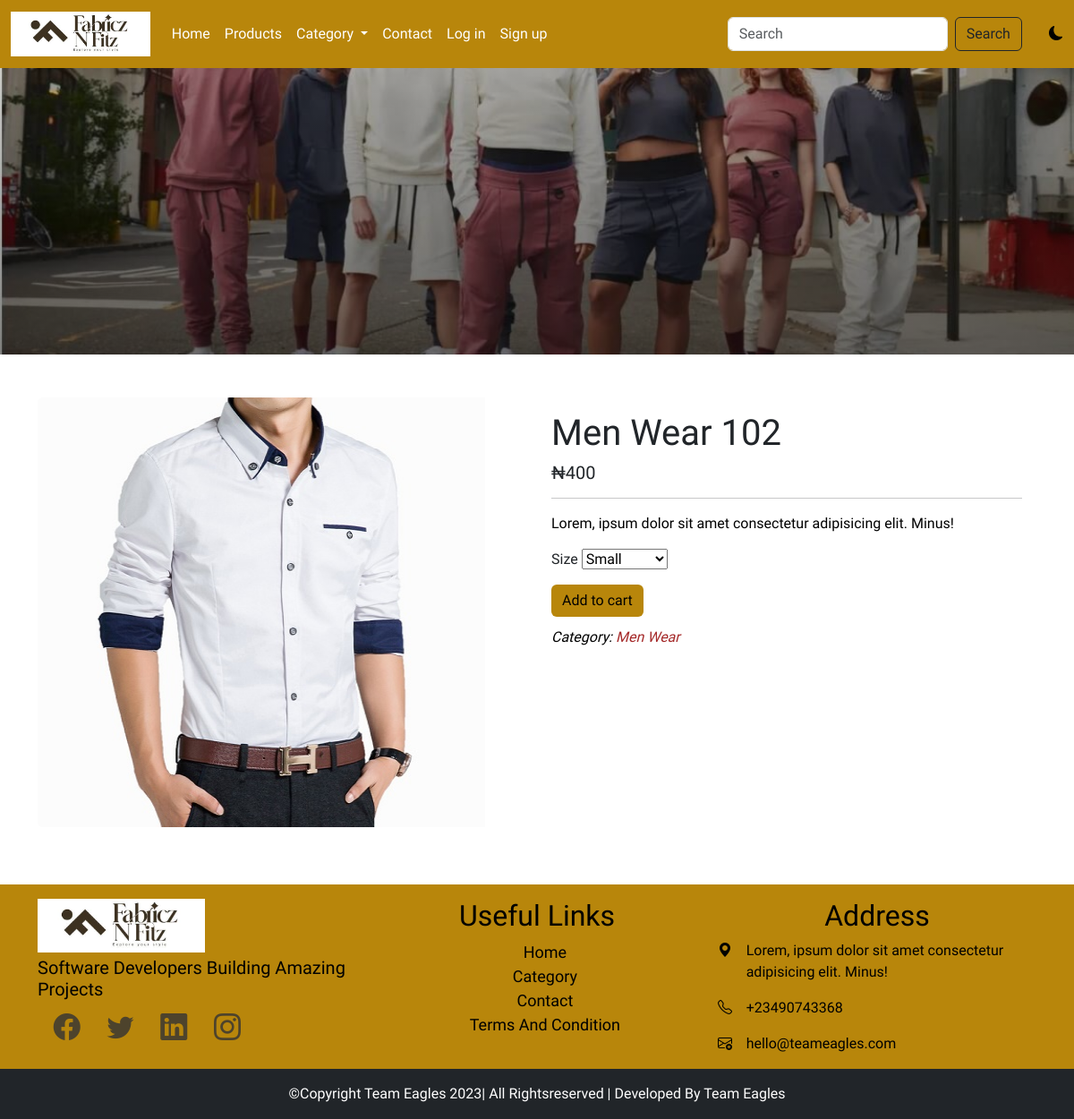
Page /detail/2/men-wear-102 on the committed database.
### main/models.py (models this page shows, shortened)
class AppInfo(models.Model):
    appname = models.CharField(max_length=50)
    logo = models.ImageField(upload_to = 'logo')
    banner = models.ImageField(upload_to='banner')
    carousel1 = models.ImageField(upload_to='carousel1')
    carousel2 = models.ImageField(upload_to='carousel2')
    carousel3 = models.ImageField(upload_to='carousel3')

class Product(models.Model):
    type = models.ForeignKey(Category, on_delete=models.CASCADE)
    name = models.CharField(max_length=50)
    slug = models.SlugField(unique=True)
    img = models.ImageField(upload_to='product')
    price = models.IntegerField()
    description = models.TextField()
    size = models.CharField(max_length=50, blank=True, null=True)
    popular = models.BooleanField(default=False)
    featured = models.BooleanField(default = False)
    upload = models.DateTimeField(auto_now_add=True)

class Category(models.Model):
    name = models.CharField(max_length=50)
    cating = models.ImageField(upload_to='cating')
    slug = models.SlugField(unique=True)
    def __str__(self):
        return self.name

### main/views.py (the view)
# urls.py: path('detail/<str:id>/<slug:slug>', views.detail,name='detail'),
def detail(request, id, slug):
    fdet = Product.objects.get(pk=id)
    fsize = Size.objects.all()
    context = {
        'fdet': fdet,
        'fsize': fsize
    }
    return render(request, 'detail.html', context)

### main/context_processor.py (called while the page is built)
def feature(request):
    info = AppInfo.objects.get(pk=1)
    categ = Category.objects.all()
    context = {
        'info':info,
        'categ':categ
    }
    return context

def cartcount(request):
    cart = Cart.objects.filter(user__username = request.user.username, paid=False)
    itemcount = 0
    for item in cart:
        itemcount += item.quantity
    context = {
        'itemcount': itemcount
    }
    return context

### main/templates/detail.html (shortened to what this page needs)
{% extends 'base.html' %}
{% block header %}{% include 'header.html' %} {% endblock header %}
{% block banner %} {% include 'banner.html' %}{% endblock banner %}
{% block content %}
<div class="container mt-5 mb-5">
  <div class="row det">
    <div class="card mb-3">
      <div class="row g-0">
        <div class="col-md-6">
          <img src="{{fdet.img.url}}" class="img-fluid rounded-start" style="height: 60vh;" width="500px">
        </div>
        <div class="col-md-6">
          <div class="card-body">
            <h1 class="card-title text-capitalize">{{fdet.name}}</h1>
            <h5 class="card-title">₦{{fdet.price}}</h5>
            <hr>
            <p class="card-text">{{fdet.description}}</p>
              <div class="mb-3">
                <label for="">Size</label>
                <select name="" id="">
                  {% for item in fsize %}
                  <option value="">{{item.wearsize|title}}</option>
                  {% endfor %}
                </select>
              </div>
              <form action="{% url 'add_to_cart' %}" method="POST">
                <button type="submit" class="btn btn-warning">Add to cart</button>
              </form>
            <p class="detcat">Category: <span>{{fdet.type}}</span></p>
          </div>
        </div>
      </div>
    </div>
  </div>
</div>
{% endblock content %}
{% block footer %}{% include 'footer.html' %}{% endblock footer %}

### main/templates/header.html (shortened to what this page needs)
<nav class="navbar navbar-expand-lg sticky-top">
    <div class="container-fluid">
      <a class="navbar-brand" href="#"
        ><img src="{{info.logo.url}}" alt="" style="height: 50px"
      /></a>
      <div class="collapse navbar-collapse" id="navbarSupportedContent">
        <ul class="navbar-nav me-auto mb-2 mb-lg-0">
          {% if user.is_authenticated %}
          <li class="nav-item">
            <a class="nav-link" aria-current="page" href="{% url 'home' %}">Home</a>
          </li>
          <li class="nav-item">
            <a class="nav-link" href="{% url 'products' %}">Products</a>
          </li>
          <li class="nav-item dropdown">
            <a
              class="nav-link dropdown-toggle"
              href="#"
              role="button"
              data-bs-toggle="dropdown"
              aria-expanded="false"
            >
              Category
            </a>
            <ul class="dropdown-menu">
              {% for item  in categ %}
              <li><a class="dropdown-item" href="{% url 'category' item.id %}">{{item.name|title}}</a></li>
              {% endfor %}
            </ul>
          </li>
          <li class="nav-item">
            <a class="nav-link" href="{% url 'contact' %}">Contact</a>
          </li>
          <li class="nav-item">
            <a class="nav-link" href="{% url 'cart' %}">
            <div class="wrapper">
              <i class="bi bi-cart4"></i>
              <span class="badge">{{itemcount}}</span>
            </div>
            </a>
          </li>
          <li class="nav-item dropdown">
            <a
              class="nav-link dropdown-toggle"
              href="#"
              role="button"
              data-bs-toggle="dropdown"
              aria-expanded="false"
            >
            {% if user.customer %}
            <img src="{{user.customer.pix.url}}" style="height: 30px;" alt="" /><span>Hi {{user.username}}</span>
            {% endif %}
            </a>
            <ul class="dropdown-menu">
              <li><a class="dropdown-item" href="{% url 'profile' %}">Profile</a></li>
              <li><a class="dropdown-item" href="{% url 'signout' %}">Logout</a></li>
            </ul>
          </li>
          {% else %}
          <li class="nav-item">
            <a class="nav-link" aria-current="page" href="{% url 'home' %}">Home</a>
          </li>
          <li class="nav-item">
            <a class="nav-link" href="{% url 'products' %}">Products</a>
          </li>
          <li class="nav-item dropdown">
            <a
              class="nav-link dropdown-toggle"
              href="#"
              role="button"
              data-bs-toggle="dropdown"
              aria-expanded="false"
            >
              Category
            </a>
          </li>
          <li class="nav-item">
            <a class="nav-link" href="{% url 'contact' %}">Contact</a>
          </li>
          <li class="nav-item">
            <a class="nav-link" href="{% url 'signin' %}">Log in</a>
          </li>
          <li class="nav-item">
            <a class="nav-link" href="{% url 'signup' %}">Sign up</a>
          </li>
          {% endif %}
        </ul>
        <form action="{% url 'search' %}" method="POST" class="d-flex" role="search">
          <input
            class="form-control me-2"
            name="item"
            type="search"
            placeholder="Search"
            aria-label="Search"
          />
          <button type="submit" class="btn btn-outline-dark" type="submit">Search</button>
        </form>
        <div class="david">
          <i class="bi bi-moon-fill"></i>
        </div>
      </div>
    </div>
  </nav>

### main/templates/footer.html
<footer>
    <div class="container">
      <div class="row fitem pt-3 ">
        <div class="col-6 col-lg-4 fadd">
          <img src="{{info.logo.url}}" style="height: 60px;" alt="">
          <h3>software developers building amazing projects</h3>
          <ul class="list-unstyled">
            <li class="list-inline-item"><i class="bi bi-facebook"></i></li>
            <li class="list-inline-item"><i class="bi bi-twitter"></i></li>
            <li class="list-inline-item"><i class="bi bi-linkedin"></i></li>
            <li class="list-inline-item"><i class="bi bi-instagram"></i></li>
          </ul>
        </div>
        <div class="col-6 col-lg-4 flink">
          <h2 class="text-center text-capitalize">useful links</h2>
          <ul class="list-unstyled">
            <li><a href="">home</a></li>
            <li><a href="">category</a></li>
            <li><a href="">contact</a></li>
            <li><a href="">terms and condition</a></li>
          </ul>
        </div>
        <div class="col-12 col-lg-4 fadd">
          <h2 class="text-center text-capitalize">address</h2>
          <div class="row">
            <div class="col-1">
              <i class="bi bi-geo-alt-fill"></i>
            </div>
            <div class="col-11">
              <p>Lorem, ipsum dolor sit amet consectetur adipisicing elit. Minus!</p>
            </div>
          </div>
          <div class="row">
            <div class="col-1">
              <i class="bi bi-telephone"></i>
            </div>
            <div class="col-11">
              <p>+23490743368</p>
            </div>
          </div>
          <div class="row">
            <div class="col-1">
              <i class="bi bi-envelope-plus"></i>
            </div>
            <div class="col-11">
              <p>hello@teameagles.com</p>
            </div>
          </div>
        </div>
      </div>
    </div>
    <div class="container-fluid">
      <div class="row bg-dark">
        <p class="text-white text-center text-capitalize pt-3">&copy;copyright team eagles 2023| all rightsreserved | developed by team eagles</p>
      </div>
    </div>
  </footer>

### main/static/css/style.css (style rules this page uses)
* { padding-inline-start: 0%; margin: 0%; box-sizing: border-box; }
.navbar { background-color: darkgoldenrod; }
.navbar-nav a { color: white; }
.david { margin-left: 3%; cursor: pointer; }
:root { --bg:white; --icon:black; --text: black; }
body { background: var(--bg) !important; color: var(--text) !important; overflow-y: hidden; font-family: 'Alkatra', cursive; }
.card-body { color: var(--card) !important; }
footer { background-color: darkgoldenrod; }
.fitem h3 { font-size: 20px; text-transform: capitalize; margin-top: 5px; }
.fitem ul i { font-size: 30px; color: rgb(77, 67, 44); }
.fitem li { padding-left: 5%; }
.flink { text-align: center; }
.flink a { text-decoration: none; text-transform: capitalize; color: black; font-size: 18px; font-weight: 500; }
.det .card { border: none; }
.det .btn { background-color: darkgoldenrod; border: none; }
.det p { color: black; }
.det label { font-weight: 500; }
.detcat { font-weight: 400; padding-top: 2%; font-style: italic; text-transform: capitalize; }
.detcat span { color: brown; }

### rows in the picture
AppInfo: logo (picture)
Product: img (picture), name "Men Wear 102", price "400", description "Lorem, ipsum dolor sit amet consectetur adipisicing elit. Minus!", type "Men Wear"

### other values in the picture
form field value "Small"
